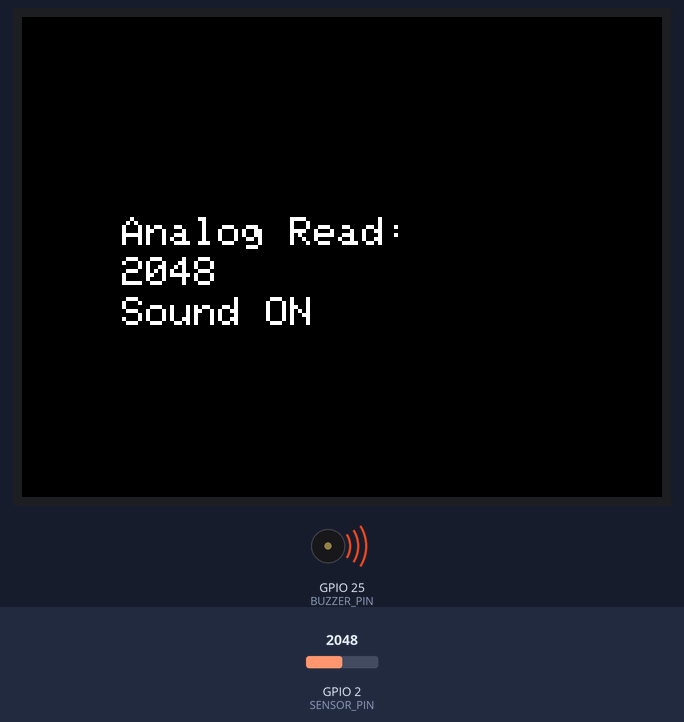
Bench run of a sketch on a simulated ESP32. Parts: 320×240 colour display, buzzer (waves = sounding). The test bench sets the inputs (shaded band); at power-on: GPIO 2 (SENSOR_PIN) = 2048.

Above: at 1.4 s.
1.5 s: GPIO 2 (SENSOR_PIN) set to 1937
At 3.4 s:
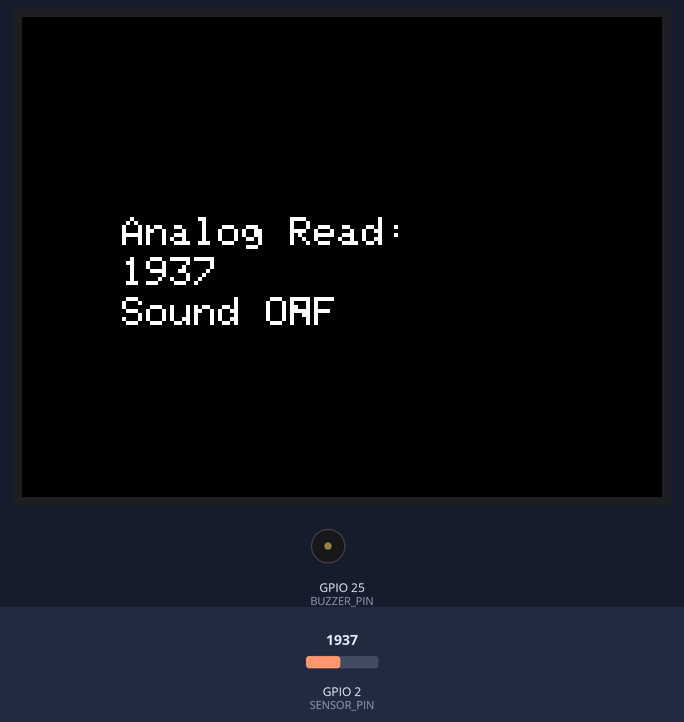
3.7 s: GPIO 2 (SENSOR_PIN) set to 2040
At 4.1 s:
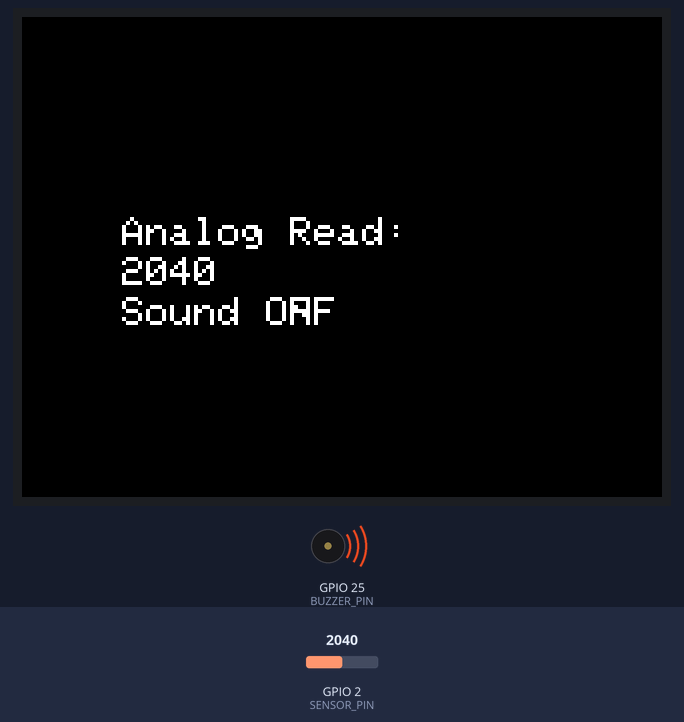
7.8 s: GPIO 2 (SENSOR_PIN) set to 2047
At 9.1 s:
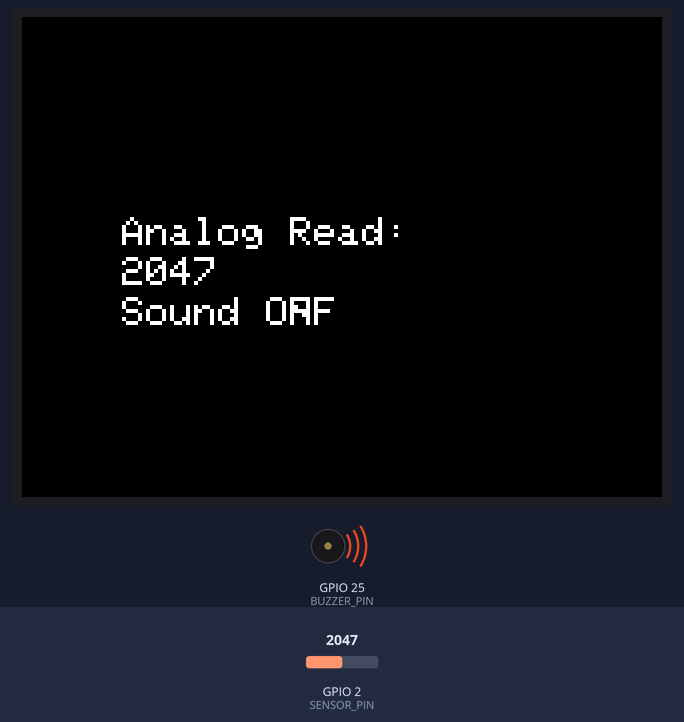
Timing chart, 0 to 16.7 s (numbered marks = the images above; inputs shaded):
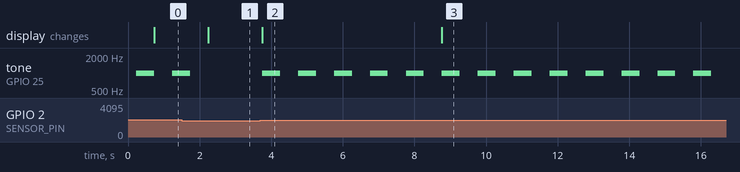

Measured:
- the behaviour switches between 2000 and 1999 on GPIO 2 (SENSOR_PIN) (found by bisection; images 0 and 1)
- after the input at 1.5 s, tone on GPIO 25 (BUZZER_PIN): goes on until 1.7 s, then stays silent; the display: changes after 0.74 s (image 1)
- after the input at 3.7 s, tone on GPIO 25 (BUZZER_PIN): alternates 1000 Hz for 0.50 s and silent for 0.50 s, starting after 0.05 s; the display: changes after 0.05 s (image 2)
- after the input at 7.8 s, the display: changes after 0.97 s (image 3)

The sketch:

OFRMTS.ino
```cpp
#include <M5Stack.h>

#define SENSOR_PIN 2  // GPIO2 にセンサを接続
#define BUZZER_PIN 25  // M5Stack Gray のブザーは GPIO 25 に接続
#define BUZZER_CHANNEL 0  // ESP32 の PWM チャンネルを指定

// 文字列をLCDに表示する関数
void displayText(const char* text, int x, int y, uint16_t color, int size) {
    M5.Lcd.setTextColor(color);
    M5.Lcd.setTextSize(size);
    M5.Lcd.setCursor(x, y);
    M5.Lcd.print(text);
}

// 数値をLCDに表示する関数
void displayNumber(int number, int x, int y, uint16_t color, int size) {
    M5.Lcd.setTextColor(color);
    M5.Lcd.setTextSize(size);
    M5.Lcd.setCursor(x, y);
    M5.Lcd.fillRect(x, y, 100, 20, BLACK); // 前の数値を消去
    M5.Lcd.print(number);
}

// 周波数 Hz で音を鳴らし、指定時間 ms だけ維持する関数
void playTone(int frequency, int duration) {
    ledcSetup(BUZZER_CHANNEL, frequency, 8);   // 8-bit PWM で設定
    ledcAttachPin(BUZZER_PIN, BUZZER_CHANNEL); // GPIO 25 に PWM を割り当て
    ledcWriteTone(BUZZER_CHANNEL, frequency);  // 指定した周波数で音を鳴らす
    delay(duration);
    ledcWriteTone(BUZZER_CHANNEL, 0);          // 音を停止
}

void setup() {
    M5.begin();
    M5.Lcd.fillScreen(BLACK);

    // 文字列を表示
    displayText("Analog Read:", 50, 100, WHITE, 2);
}

void loop() {
    int sensorValue = analogRead(SENSOR_PIN);
    displayNumber(sensorValue, 50, 120, WHITE, 2);

    if (sensorValue >= 2000) {
        playTone(1000, 500); // 1000Hzの音を500ms鳴らす
        displayText("Sound ON", 50, 140, WHITE, 2);
    } else {
        displayText("Sound OFF", 50, 140, WHITE, 2);
        playTone(0, 0); // 1000Hzの音を500ms鳴らす
    }
    delay(500);
}
```
